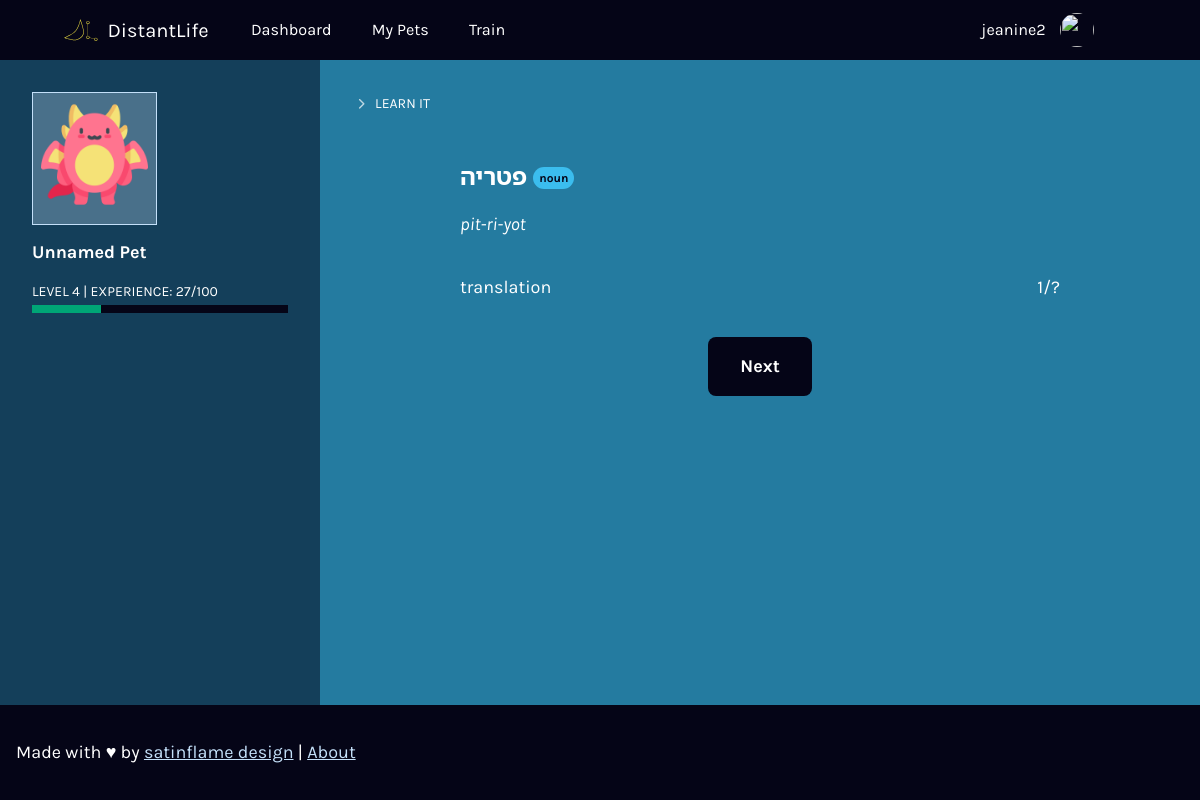
Screenshot of /train/set/?s=3 (signed in) with the database file from the repository.
### tables this page shows
CREATE TABLE `words` (
  `id` integer,
  `wordstr` varchar(255),
  `audiopath` varchar(255),
  `language_id` integer,
  `type` integer, pronunciation varchar, `imgsrc_id` id,
  PRIMARY KEY(id)
);

CREATE TABLE `word_type` (
  `id` integer,
  `type` varchar(255),
  PRIMARY KEY(id)
);

### application.py (the view)
@app.route("/train/set/")
@login_required
def trainset():
    tset = int(request.args.get('s'))
    page = 0
    if request.args.get('page') is not None:
      page = int(request.args.get('page'))
    if tset is not None:
      words = get_words_by_set_id(tset)
      set_info = db.execute("SELECT id, imgsrc FROM word_sets WHERE id = ?", tset)
      return render_template("trainset.html", words=words, set_info=set_info, page=page, tset=tset)
    else:
      return redirect('/train')

### application.py (called while the page is built)
@app.after_request
def after_request(response):
    response.headers["Cache-Control"] = "no-cache, no-store, must-revalidate"
    response.headers["Expires"] = 0
    response.headers["Pragma"] = "no-cache"
    return response

### helpers.py (called while the page is built)
def login_required(f):
    @wraps(f)
    def decorated_function(*args, **kwargs):
        if session.get("user_id") is None:
            return redirect("/login")
        return f(*args, **kwargs)
    return decorated_function

def get_words_by_set_id(set_id):
  words = db.execute("SELECT words.id, words.wordstr, words.pronunciation, word_type.type FROM words JOIN word_set_words ON word_set_words.word_id = words.id JOIN word_type ON words.type = word_type.id where word_set_words.word_set_id = ?", set_id)
  return words

### templates/trainset.html (shortened to what this page needs)
{% extends "layout.html" %}
{% block main %}
  <header>
    <div class="main-options">
      <h1>{{words[page].wordstr}} <span class="badge badge-info">{{ words[page].type}}</span></h1>
    </div>
  </header>
  <p class="text-lowercase"><em>{{words[page].pronunciation}}</em></p>
  <figure class="learn-word">
    <figcaption class="main-options">
      <p>translation</p>
      <p>{{page + 1}}/?</p>
    </figcaption>
  </figure>
{% if words[page+1] %}
  <p class="text-center">
    <a class="btn btn-primary" href="/train/set/?s={{tset}}&page={{page+1}}">{{ _('Next') }}</a>
  </p>
{% else %}
  <p class="text-center">
    <a class="btn btn-primary" href="/train">{{ _('Complete lesson') }}</a>
  </p>
{% endif %}
{% endblock %}

### static/proj04.css (style rules this page uses)
.btn,button { border:0;border-radius:8px;cursor:pointer;display:block;font-family:Karla,Noto Sans Hebrew,sans-serif;font-size:1.125rem;padding:16px 8px;text-align:center;text-decoration:none;transition:background-color .2s ease-in }
.btn-primary { background-color:#050517;color:#fff }
.main-options { align-items:center;display:flex;flex-direction:row;justify-content:space-between;margin-bottom:16px }
body { background-color:#247ba0 }
a { color:#c4e0f9 }
.secondary-main h1,.secondary-main h2 { font-size:18px;margin-bottom:0 }
.secondary-main h1 { font-size:24px }
.text-lowercase { text-transform:lowercase }
h1 .badge { top:-3px }
body { align-items:center;display:flex;flex-direction:column;justify-content:center;margin:0;min-height:100vh;padding:0 }
* { box-sizing:border-box }
.theme-inversed a:not(.btn),.theme-inversed dl,.theme-inversed h1,.theme-inversed h2,.theme-inversed h3,.theme-inversed h4,.theme-inversed h5,.theme-inversed h6,.theme-inversed ol,.theme-inversed p,.theme-inversed ul { color:#fff }
body { font-family:Karla,Noto Sans Hebrew,sans-serif;font-size:18px;font-weight:400;line-height:27px }
.h1,h1 { font-size:67.5px }
.h1,.h2,h1,h2 { color:#fff;font-family:Karla,Noto Sans Hebrew,sans-serif;font-weight:700;line-height:1.3;margin-bottom:32px;margin-top:0 }
.text-center { text-align:center }
.btn,button { background-color:#050517;color:#fff;display:inline-block;font-weight:700;min-width:80px;padding-left:32px;padding-right:32px;text-transform:none;width:100% }
@media (min-width:375px) { .btn,button { width:auto } }
figure { margin-left:0;margin-right:0;text-align:center }
.badge { border-radius:12px;bottom:1px;display:inline-block;font-size:12px;letter-spacing:0;line-height:1;margin-right:8px;padding:5px 6px;position:relative }
.badge,.badge-success { background-color:#5ddb6d;color:#050517 }
.badge-info { background-color:#3bbdee;color:#050517 }

### rows the page displays
words: wordstr "פטריה", pronunciation "pit-ri-yot"
word_type: type "noun"

### other values shown
{{ session['username'] }} "jeanine2"
{{ title_s }} "LEARN IT"
{{ page + 1 }} "1"
{{ session["active_pet"]["name"] }} "Unnamed Pet"
{{ level }} "4"
{{ percent }} "27"
